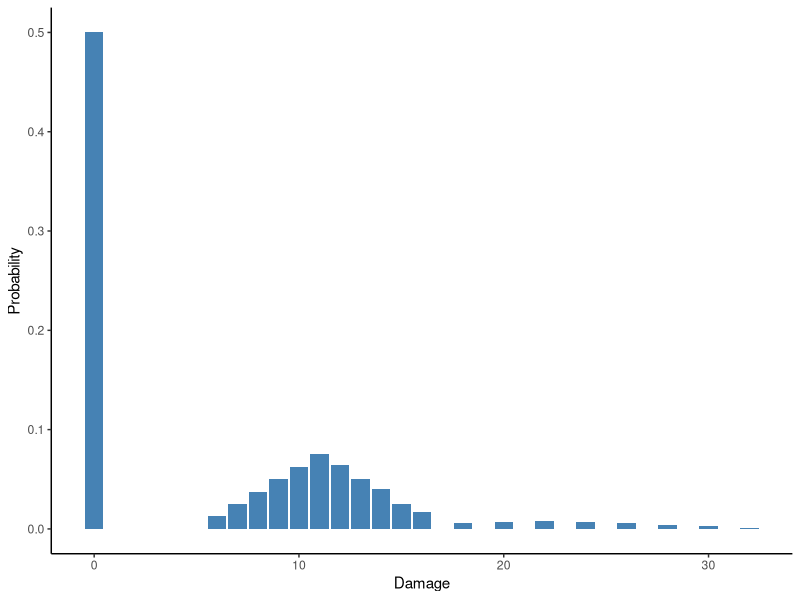

Here is the R script that generated this plot:
## ---- chunk 1
library(tidyverse)
## ---- chunk 2
p2e_2d_damcalc <- function (to_hit_mod, dam_mod, ac){
  ### This function returns a vector of all possible damage outcomes for a P2E character doing two d6 damage die
  dam_vector <- c()
  
  for (d20 in 1:20) {
    to_hit <- d20 + to_hit_mod
    crit <- FALSE
    
    if (d20 == 20 | to_hit - ac >= 10) {crit <- TRUE}
    
    if (to_hit - ac < 0) {
      dam_vector <- c(dam_vector, rep(0, 36))  ### Need the 36 to balance against the number of outcomes for each hit
    } else {
      for (d1 in 1:6) {
        for (d2 in 1:6) {
          dam <- d1 + d2 + dam_mod
          if (crit) {dam <- dam * 2}
          dam_vector <- c(dam_vector, dam)
        }
      }
    }
    
  }
  
  dam_df <- data.frame(dam_vector)
  
  dam_df
}
## ---- chunk 3
p2e_2d_damcalc(12, 3, 23)
## ---- chunk 4
### Visualization function
p2e_2d_damcalc(11, 4, 22) |>
  group_by(dam_vector) |>
  summarize(
    dam_bins = n() / 720
  ) |>
  ggplot(aes(x = dam_vector, y = dam_bins)) +
  geom_bar(stat = "identity", fill = "steelblue") +
  theme_classic() +
  labs(
    x = "Damage",
    y = "Probability"
  )

